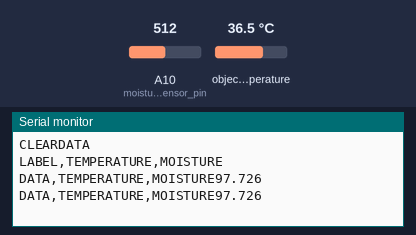
A sketch run on a simulated Arduino Mega 2560, built with avr-gcc and run on an emulated ATmega2560. On the bench: the last lines printed to the serial monitor. Inputs (shaded band) come from the test bench; at power-on: object temperature 36.5 °C, A10 (moisture_sensor_pin) = 512.

Above: at 2.8 s.
2.9 s: object temperature set to 20 °C
At 4.4 s:
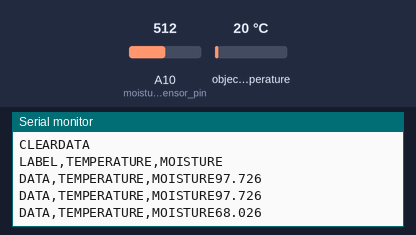
5.6 s: A10 (moisture_sensor_pin) set to 716
At 7.1 s:
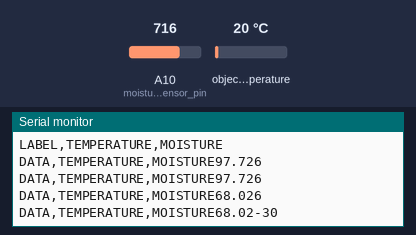
8.3 s: object temperature set to 26 °C
At 10.8 s:
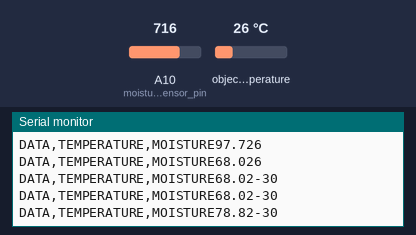
11.0 s: A10 (moisture_sensor_pin) set to 900
At 13.1 s:
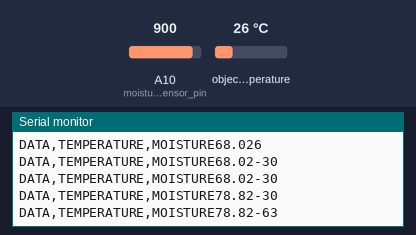
Timing chart, 0 to 14.6 s (numbered marks = the images above; inputs shaded):
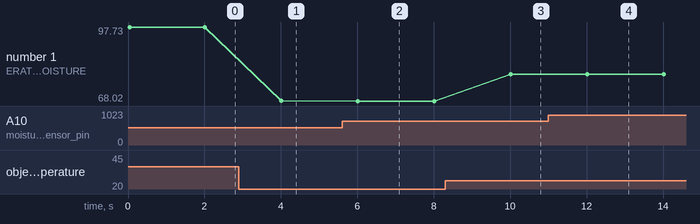

Measured:
- after the input at 2.9 s, the serial monitor: prints a new line after 1.1 s (image 1)
- after the input at 5.6 s, the serial monitor: prints a new line after 0.41 s (image 2)
- after the input at 8.3 s, the serial monitor: prints a new line after 1.7 s (image 3)
- after the input at 11.0 s, the serial monitor: prints a new line after 1.0 s (image 4)
- plotted number 1: 97.73 → 68.03 after the input at 2.9 s, 68.03 → 68.02 after the input at 5.6 s, 68.02 → 78.82 after the input at 8.3 s

The sketch:

17-3-2019-9-10-pm__moisture_and_temperature_combined___.ino
```cpp
//**************************************LIBRARIES*******************************
#include <Wire.h> // Include Wire.h - Arduino I2C library
#include <SparkFunMLX90614.h> // Include IR thermometer library

//**************************************GLOBAL VARIABLES*****************************
IRTherm temp; // Create an IRTherm object called temp

int moisture_sensor_pin = A10;//moisture sensor analog pin

int moisture_output_value ;//moisture sensor output data

void setup() {

   Serial.begin(9600);
   temp.begin(); // Initialize I2C library and the MLX90614
   temp.setUnit(TEMP_F); // Set units to Farenheit (alternatively TEMP_C or TEMP_K)

   Serial.println("CLEARDATA");
   Serial.println("LABEL,TEMPERATURE,MOISTURE");

  // delay(2000);

   }//end of setup

void loop() {

  Serial.print("DATA,TEMPERATURE,MOISTURE");
  if (temp.read()) // Read from the sensor
  { // If the read is successful:
    //    float ambientT = temp.ambient() // Get updated ambient temperature
    float objectT = temp.object(); // Get updated object temperature

    //Serial.println("Ambient: " + String(ambientT));/
    //Serial.println("Object: " + String(objectT));
    Serial.print(String(objectT));

  } //end of if

  int moisture_data=read_moisture();//reads moisture data from moisture sensor
  Serial.println(moisture_data);

//   Serial.println("%");

   delay(2000);
}//end of loop

//*****************************************FUNCTIONS*********************
//This Function is used to read moisture data from the sensor and its return the value
//in integer form
int read_moisture()
{
   moisture_output_value= analogRead(moisture_sensor_pin);
   moisture_output_value = map(moisture_output_value,550,0,0,100);
   return moisture_output_value;


}//end of read_moisture_function
```
